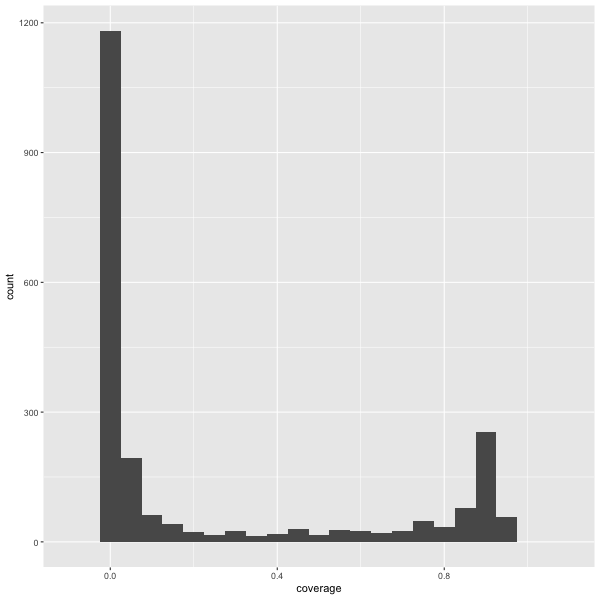

Reproduce this figure in R.
library(ggplot2)

alignment = read.table(file="Exo70_AcBdHvMaOsOtSbScSiSpZm_MUSCLE.phy_alignment_coverage.txt", header=T)
alignment = data.frame(alignment)

png(file="Exo70_AcBdHvMaOsOtSbScSiSpZm_MUSCLE.phy_alignment_coverage.png", height=600, width=600)
ggplot(alignment, aes(coverage)) + geom_histogram(binwidth = 0.05) + scale_x_continuous(limits = c(-0.1, 1.1))
dev.off()

